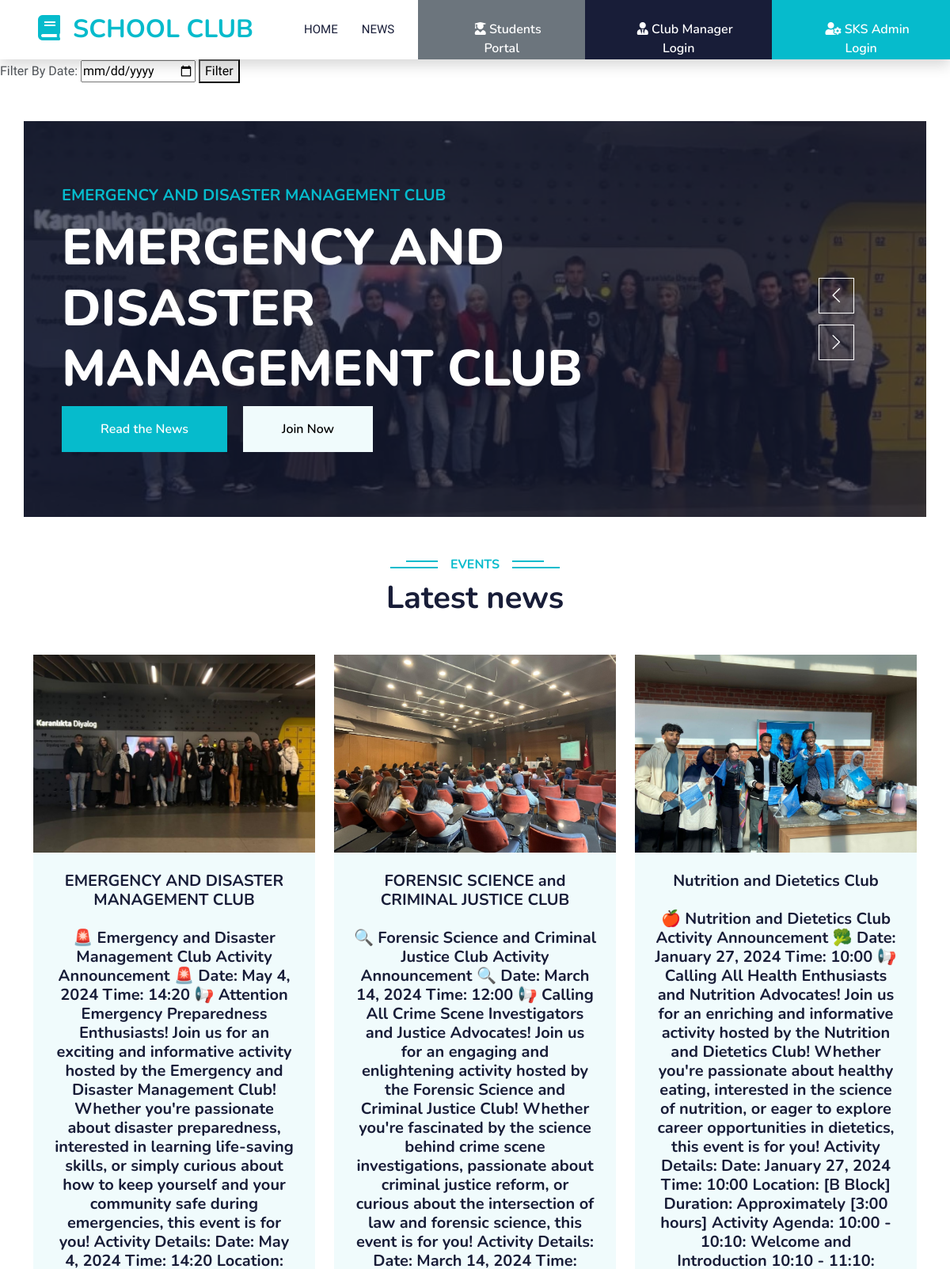
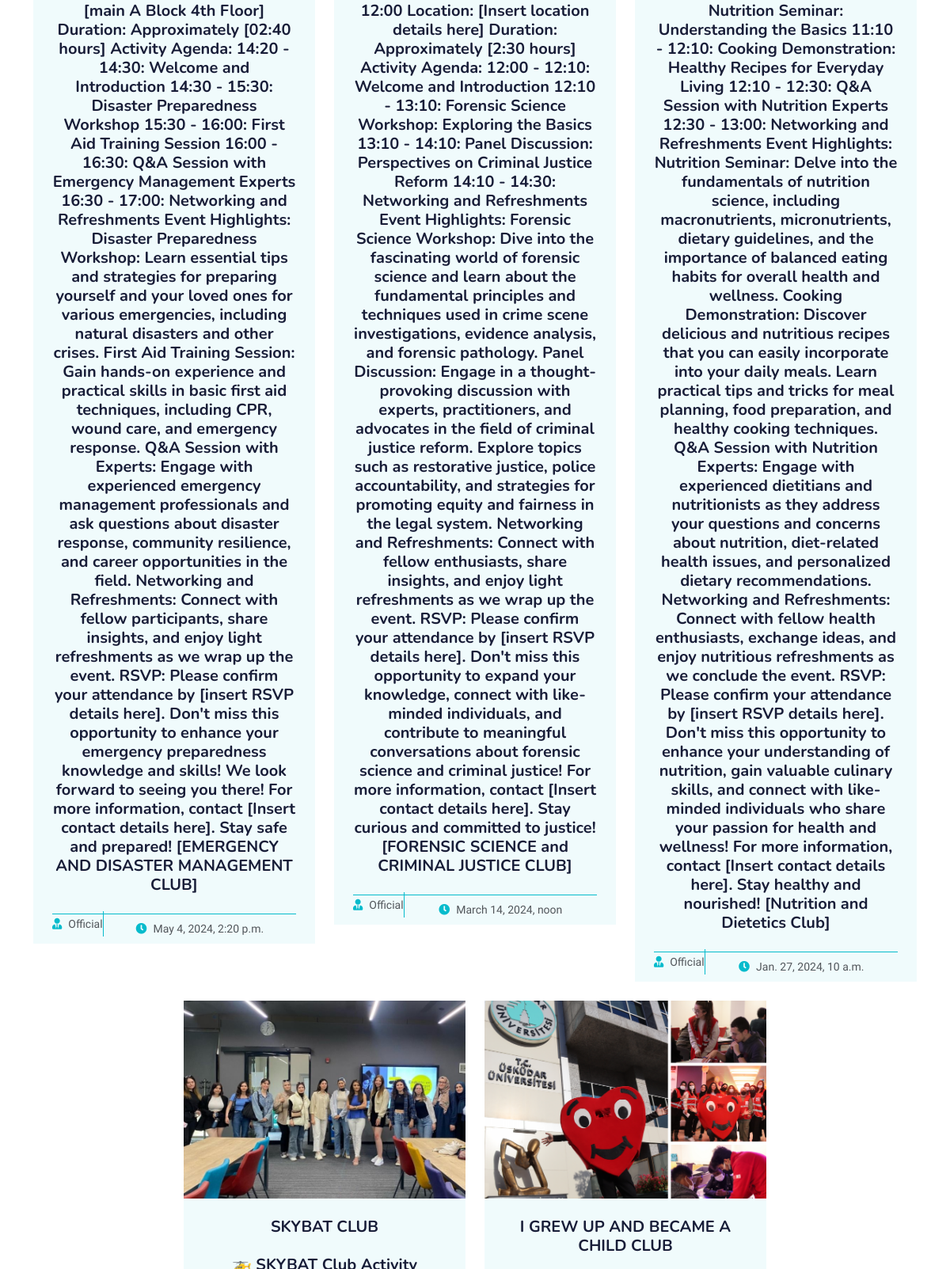
Page /haberler/ (upper part) on the committed database (2 pictures, top to bottom).
### school_app/models.py (models this page shows, shortened)
class ClubActivity(models.Model):
    activity_header = models.CharField(max_length=100)
    activity_content = models.TextField()
    activity_image = models.ImageField(upload_to='activities/')
    activity_club = models.ForeignKey(Club, on_delete=models.CASCADE, null=True, blank=True)
    activity_is_active = models.BooleanField(default=False)
    activity_date = models.DateTimeField()

class Club(models.Model):
    club_name = models.CharField(max_length=100)
    club_description = models.TextField()
    club_logo = models.ImageField(upload_to='clubs/')

### school_app/views.py (the view)
# urls.py: path('haberler/', views.haberler, name='haberler'),
def haberler(request):
  selected_date = request.GET.get('date')  # Example: Accessing date from a URL parameter
  if selected_date:
    try:
      activity_date = date.fromisoformat(selected_date)
      activities = ClubActivity.objects.filter(activity_date__date=activity_date)
    except ValueError:
      activities = []
  else:
    activities = ClubActivity.objects.all()
  context = {
    'activities': activities,
  }
  return render(request, 'haberler.html', context)

### school_app/templates/haberler.html (shortened to what this page needs)
{% extends "layout.html" %}
{% block content %}
{% if not selected_date %}
<form action="" method="get">
  <label for="date">Filter By Date:</label>
  <input type="date" id="date" name="date">
  <button type="submit">Filter</button>
</form>
{% endif %}
<div class="container p-0 mt-5">
  <div class="owl-carousel header-carousel position-relative">
    {% for activity in activities %}
      <div class="owl-carousel-item position-relative">
        <img class="img-fluid" src="{{ activity.activity_image.url }}" alt="" style="width: 100%; height: 500px; object-fit: cover;">
        <div class="position-absolute top-0 start-0 w-100 h-100 d-flex align-items-center" style="background: rgba(24, 29, 56, .7);">
          <div class="container">
            <div class="row justify-content-start">
              <div class="col-sm-10 col-lg-8 px-5">
                <h5 class="text-primary text-uppercase mb-3 animated slideInDown">{{ activity.activity_club.club_name }}</h5>
                <h1 class="display-3 text-white animated slideInDown">{{ activity.activity_header }}</h1>
                <a href="#" class="btn btn-primary py-md-3 px-md-5 me-3 animated slideInLeft hover-effect">Read the News</a>
                <a href="#" class="btn btn-light py-md-3 px-md-5 animated slideInRight hover-effect">Join Now</a>
              </div>
            </div>
          </div>
        </div>
      </div>
    {% endfor %}
  </div>
</div>
<div class="container-xxl py-5">
  <div class="container">
    <div class="text-center wow fadeInUp" data-wow-delay="0.1s">
      <h6 class="section-title bg-white text-center text-primary px-3">Events</h6>
      <h1 class="mb-5">
        {% if selected_date %}
          Gösterilen Haberler: {{ selected_date }}
        {% else %}
          Latest news
        {% endif %}
      </h1>
    </div>
    <div class="row g-4 justify-content-center">
      {% for activity in activities %}
        <div class="col-lg-4 col-md-6 wow fadeInUp" data-wow-delay="0.1s">
          <div class="course-item bg-light">
            <div class="position-relative overflow-hidden">
              <img class="img-fluid" src="{{ activity.activity_image.url }}" style="height:250px; width:100%; object-fit: cover;" alt="">
            </div>
            <div class="text-center p-4 pb-0">
              <h5 class="mb-4">{{ activity.activity_header }}</h5>
              <h5 class="mb-4">{{ activity.activity_content }}</h5>
              <div class="d-flex border-top border-primary">
                <div class="official-wrapper">
                    <small class="flex-fill text-center border-end border-primary py-2 btn-official"><i class="fa fa-user-tie text-primary me-2"></i>Official</small>
                </div>
                <small class="flex-fill text-center py-2"><i class="fa fa-clock text-primary me-2"></i>{{ activity.activity_date }}</small>
            </div>
            </div>
          </div>
        </div>
      {% endfor %}
    </div>
  </div>
</div>
{% endblock %}

### school_app/static/site/css/style.css (style rules this page uses)
:root { --primary: #06BBCC; --light: #F0FBFC; --dark: #181d38; }
.btn { font-family: 'Nunito', sans-serif; font-weight: 600; transition: .5s; }
.btn.btn-primary, .btn.btn-secondary { color: #FFFFFF; }
.section-title { position: relative; display: inline-block; text-transform: uppercase; }
.section-title::before { position: absolute; content: ""; width: calc(100% + 80px); height: 2px; top: 4px; left: -40px; background: var(--primary); z-index: -1; }
.section-title::after { position: absolute; content: ""; width: calc(100% + 120px); height: 2px; bottom: 5px; left: -60px; background: var(--primary); z-index: -1; }
.category img, .course-item img { transition: .5s; }

### rows in the picture
ClubActivity: activity_image (picture), activity_club.club_name "EMERGENCY AND DISASTER MANAGEMENT CLUB", activity_header "EMERGENCY AND DISASTER MANAGEMENT CLUB", activity_content "🚨 Emergency and Disaster Management Club Activity Announcement 🚨 Date: May 4, 2024 Time: 14:20 📢 Attention Emergency Preparedness Enthusiasts! Join us for an exciting and informative activity hosted by the Emergency and Disaster Management Club! Whether you're passionate about disaster preparedness, interested in learning life-saving skills, or simply curious about how to keep yourself and your community safe during emergencies, this event is for you! Activity Details: Date: May 4, 2024 Time: 14:20 Location: [main A Block 4th Floor] Duration: Approximately [02:40 hours] Activity Agenda: 14:20 - 14:30: Welcome and Introduction 14:30 - 15:30: Disaster Preparedness Workshop 15:30 - 16:00:…", activity_date "May 4, 2024, 2:20 p.m."
ClubActivity: activity_image (picture), activity_header "FORENSIC SCIENCE and CRIMINAL JUSTICE CLUB", activity_content "🔍 Forensic Science and Criminal Justice Club Activity Announcement 🔍 Date: March 14, 2024 Time: 12:00 📢 Calling All Crime Scene Investigators and Justice Advocates! Join us for an engaging and enlightening activity hosted by the Forensic Science and Criminal Justice Club! Whether you're fascinated by the science behind crime scene investigations, passionate about criminal justice reform, or curious about the intersection of law and forensic science, this event is for you! Activity Details: Date: March 14, 2024 Time: 12:00 Location: [Insert location details here] Duration: Approximately [2:30 hours] Activity Agenda: 12:00 - 12:10: Welcome and Introduction 12:10 - 13:10: Forensic Science…", activity_date "March 14, 2024, noon"
ClubActivity: activity_image (picture), activity_header "Nutrition and Dietetics Club", activity_content "🍎 Nutrition and Dietetics Club Activity Announcement 🥦 Date: January 27, 2024 Time: 10:00 📢 Calling All Health Enthusiasts and Nutrition Advocates! Join us for an enriching and informative activity hosted by the Nutrition and Dietetics Club! Whether you're passionate about healthy eating, interested in the science of nutrition, or eager to explore career opportunities in dietetics, this event is for you! Activity Details: Date: January 27, 2024 Time: 10:00 Location: [B Block] Duration: Approximately [3:00 hours] Activity Agenda: 10:00 - 10:10: Welcome and Introduction 10:10 - 11:10: Nutrition Seminar: Understanding the Basics 11:10 - 12:10: Cooking Demonstration: Healthy Recipes for…", activity_date "Jan. 27, 2024, 10 a.m."
ClubActivity: activity_image (picture), activity_header "SKYBAT CLUB"
ClubActivity: activity_image (picture), activity_header "I GREW UP AND BECAME A CHILD CLUB"
